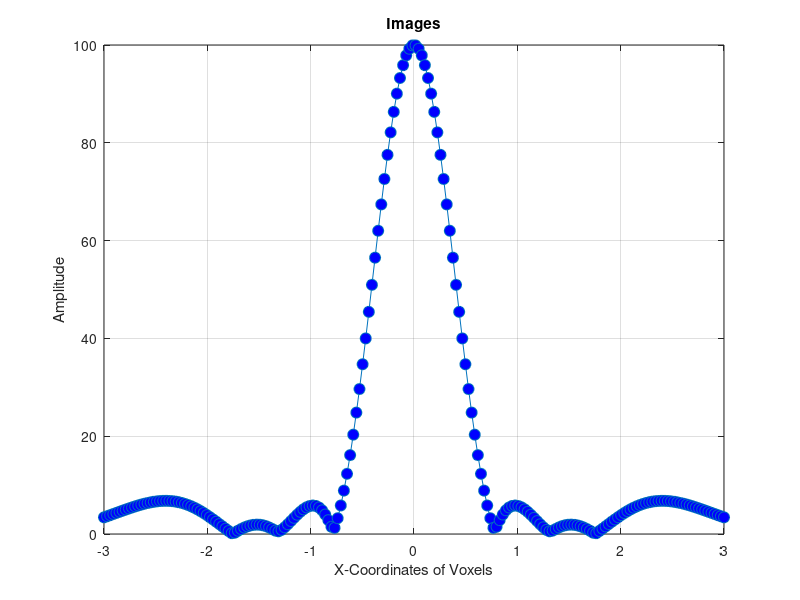
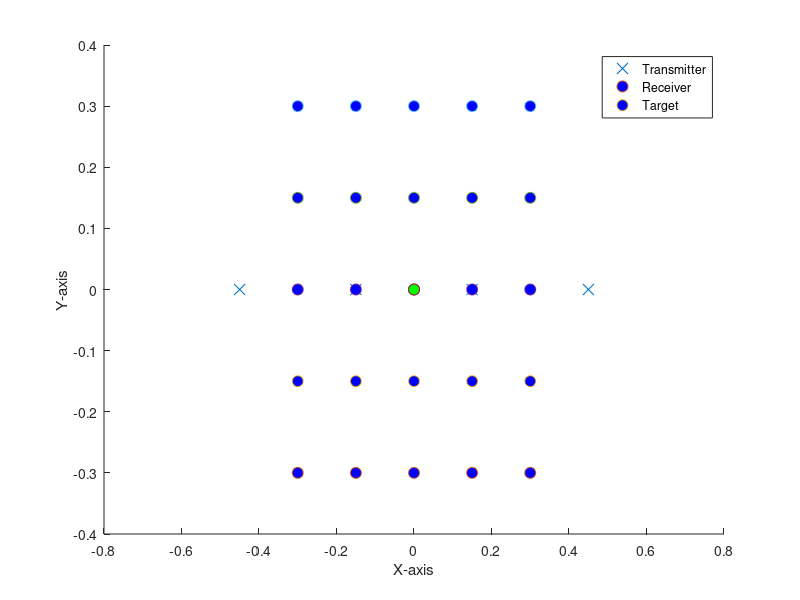

Write MATLAB code to recreate these figures, in order.
clear;
close all;
clc; 

%%%%%%%%%%%%%%%%%%%%%%%%%%%%%%%%%%%%%%%%%%%%%%%%%%%%%%%%%%%%%%%%%%%%%%%%%%%
%Defining all the parameters
z_coord = 0;

%Numbers of antennas
N_Rx = 5; %Receiver on x-axis
N_Ry = 5; %Receiver on y-axis
N_Tx = 4;
N_Ty = 1;

%Frequency & Spacing
Nf = 1;  %always odd(impair)
c = 3e8;
f_min = 1e9;
f_max = 1e10;
%bande_f = linspace(f_min,f_max,Nf); %If more than 1 frequency
fc = 1e9; %(f_max+f_min)/2;
lc = c/fc;
shannon = lc/2;
k  = 2*pi/lc;

%Length of the line
% Lx = shannon*N_Rx
Lx = 1.5;
Ly = 1;
space_Rx = Lx/N_Rx;
space_Ry = Ly/N_Ry;

%Finding the place of the receiving antennas centered on 0
minRx = (-1)*((N_Rx-1)*shannon)/2;
maxRx = ((N_Rx-1)*shannon)/2;
minRy = (-1)*((N_Ry-1)*shannon)/2;
maxRy = ((N_Ry-1)*shannon)/2;

%Finding the place of the transmitting antennas centered on 0
minTx = minRx;
maxTx = maxRx;
minTy = (-1)*((N_Ty-1)*shannon)/2;
maxTy = ((N_Ty-1)*shannon)/2;

%%%%%%%%%%%%%%%%%%%%%%%%%%%%%%%%%%%%%%%%%%%%%%%%%%%%%%%%%%%%%%%%%%%%%%%%%%%
%%%%%%%%%%%%%%%%%%%%%%%%%%%%%%%%%%%%%%%%%%%%%%%%%%%%%%%%%%%%%%%%%%%%%%%%%%%

%Creating a coordinate for the receiving antennas
X_R = zeros(N_Rx,N_Ry,3);
if N_Ry == 1
    yR_coord = 0;
    for i = 1:N_Ry
        X_R(:,i,1) = linspace(minRx, maxRx,N_Rx); 
        X_R(:,i,2) = yR_coord; 
        X_R(:,i,3) = z_coord;
    end
else
    yR_coord = linspace(minRy,maxRy,N_Ry);
    for i = 1:N_Ry
        X_R(:,i,1) = linspace(minRx, maxRx,N_Rx); 
        X_R(:,i,2) = yR_coord(i); 
        X_R(:,i,3) = z_coord;
    end
end

%%%%%%%%%%%%%%%%%%%%%%%%%%%%%%%%%%%%%%%%%%%%%%%%%%%%%%%%%%%%%%%%%%%%%%%%%%%
%Creating a coordinate for the transmitting antennas
X_T = zeros(N_Tx,N_Ty,3);


% If want to choose the placement of the transmittter
% X_T(1,:) = [0,0,0];
% X_T(2,:) = [0,0,0];

% If want to create a well coordinated transmittter 
% The transmitters are place at the end of the line for even number
% They are always centered on zero for odd number of transmitter
if N_Ty == 1
    yR_coord = 0;
    for i = 1:N_Ty
        X_T(:,i,1) = linspace(minTx-shannon, maxTx+shannon,N_Tx); 
        X_T(:,i,2) = yR_coord; 
        X_T(:,i,3) = z_coord;
    end
else
    yT_coord = linspace(minTy,maxTy,N_Ty);
    for i = 1:N_Ty
        X_T(:,i,1) = linspace(minTx-shannon, maxTx+shannon,N_Tx); 
        X_T(:,i,2) = yT_coord(i); 
        X_T(:,i,3) = z_coord;
    end
end

%%%%%%%%%%%%%%%%%%%%%%%%%%%%%%%%%%%%%%%%%%%%%%%%%%%%%%%%%%%%%%%%%%%%%%%%%%%
%Placing a target into the surface z = zc
zc = 3;
N_cible = 1; %Number of target
%List of target(s) with its coordinates
X_C(1,:) = [0,0,3]; 
% X_C(2,:) = [1,0,3];
%%%%%%%%%%%%%%%%%%%%%%%%%%%%%%%%%%%%%%%%%%%%%%%%%%%%%%%%%%%%%%%%%%%%%%%%%%%

% distances for each Receiver with target
nR = size(X_R);
distancesList_R = zeros(nR(1),nR(2),N_cible);
for h = 1:N_cible
    for i = 1:nR(2)
        for j = 1:nR(1)
            distancesList_R(j,i,h) = sqrt((X_R(j,i,1) - X_C(h,1)).^2 + (X_R(j,i,2) - X_C(h,2)).^2 + (X_R(j,i,3) - X_C(h,3)).^2);
        end
    end
end

% distances for each Receiver with target
nT = size(X_T);
distancesList_T = zeros(nT(1),nT(2),N_cible); % based on the number of transmitter on X and Y and number of targets
for h = 1:N_cible
    for i = 1:nT(2)
        for j = 1:nT(1)
            distancesList_T(j,i,h) = sqrt((X_T(j,i,1) - X_C(h,1)).^2 + (X_T(j,i,2) - X_C(h,2)).^2 + (X_T(j,i,3) - X_C(h,3)).^2);
        end
    end
end

%%%%%%%%%%%%%%%%%%%%%%%%%%%%%%%%%%%%%%%%%%%%%%%%%%%%%%%%%%%%%%%%%%%%%%%%%%%

%X_voxels et Y_voxels
zVoxels_coords = (N_cible);
for i=1:N_cible
    zVoxels_coords(i) = X_C(i,3);
end

L_XVoxels = 6;
XVoxels_min = -1*(L_XVoxels/2);
XVoxels_max = (L_XVoxels/2);
N_XVoxels = 200; % Space between each Voxels is L_Xvoxels/N_XVoxels = 0.4
N_YVoxels = 1;
deltaY = 0.2;
Voxels = zeros(N_XVoxels,N_YVoxels,3);

if N_cible ==1
    if N_YVoxels == 1
        yVoxels_coord = 0;
        for i = 1:N_YVoxels
            Voxels(:,i,1) = linspace(XVoxels_min, XVoxels_max,N_XVoxels); 
            Voxels(:,i,2) = yVoxels_coord;
            Voxels(:,i,3) = zVoxels_coords;
        end
    else
        yVoxels_coord = linspace(-deltaY,deltaY,N_YVoxels);
        for i = 1:N_YVoxels
            Voxels(:,i,1) = linspace(XVoxels_min, XVoxels_max,N_XVoxels); 
            Voxels(:,i,2) = yVoxels_coord(i);
            Voxels(:,i,3) = zVoxels_coords;
        end
    end
else
    % number of targets more than 1 ???
end
%%%%%%%%%%%%%%%%%%%%%%%%%%%%%%%%%%%%%%%%%%%%%%%%%%%%%%%%%%%%%%%%%%%%%%%%%%%

%%%%%%%%%%%%%%%%%%%%%%%%%%%%%%%%%%%%%%%%%%%%%%%%%%%%%%%%%%%%%%%%%%%%%%%%%%%

%Distance between Transmitter and Voxels

nTV = size(X_T);
distancesList_TV = zeros(N_XVoxels*N_YVoxels,nTV(1),nTV(2));
for h = 1:N_XVoxels
    for i = 1:nTV(2) %Number of Y lines
        for j = 1:nTV(1) %Number of T on X axis
            distancesList_TV(h,j,i) = sqrt((X_T(j,i,1) - Voxels(h,:,1)).^2 + (X_T(j,i,2) - Voxels(h,:,2)).^2 + (X_T(j,i,3) - Voxels(h,:,3)).^2);
        end
    end
end

%Distance between Receiver and Voxels
nRV = size(X_R);
distancesList_RV = zeros(N_XVoxels*N_YVoxels,nRV(1),nRV(2));
for h = 1:N_XVoxels
    for i = 1:nRV(2) %Number of R on Y
        for j = 1:nRV(1) %Number of R on X
            distancesList_RV(h,j,i) = sqrt((X_R(j,i,1) - Voxels(h,1)).^2 + (X_R(j,i,2) - Voxels(h,2)).^2 + (X_R(j,i,3) - Voxels(h,3)).^2);
        end
    end
end

%%%%%%%%%%%%%%%%%%%%%%%%%%%%%%%%%%%%%%%%%%%%%%%%%%%%%%%%%%%%%%%%%%%%%%%%%%%

%%%%%%%%%%%%%%%%%%%%%%%%%%%%%%%%%%%%%%%%%%%%%%%%%%%%%%%%%%%%%%%%%%%%%%%%%%%
%S
S = zeros(Nf);
for l = 1:Nf
    for m = 1:N_Tx*N_Ty %Number of Transmitter
        for n = 1:N_Rx*N_Ry %Number of Receiver
            %S (frequence,which Transmitter,which receiver)
            S(l,m,n) = exp(((-2i*pi*fc)/c)*(distancesList_T(m)+distancesList_R(n))); %bande_f(l)
        end 
    end
end

%Compare addition with sum to see if its the same or not

Somme = sum(S,4);
Compare = false(size(Somme));
% for j = 1:N_cible
    for i = 1:N_Tx*N_Ty*1:N_Rx*N_Ry
        if(S(:,:,i)==Somme(i))
            Compare(i) = true;
        end
    end
% end
%%%%%%%%%%%%%%%%%%%%%%%%%%%%%%%%%%%%%%%%%%%%%%%%%%%%%%%%%%%%%%%%%%%%%%%%%%%

%%%%%%%%%%%%%%%%%%%%%%%%%%%%%%%%%%%%%%%%%%%%%%%%%%%%%%%%%%%%%%%%%%%%%%%%%%%

%Image
% The formula of Image is taken from Microwave Imaging in Security-Two
% Decades in Innovation by Sherif S.Ahmed on page 193
Image = zeros(Nf,N_XVoxels);

for l = 1:Nf
    for k = 1: length(Voxels)
        for m = 1:N_Tx*N_Ty %Number of Transmitter
            for n = 1:N_Rx*N_Ry %Number of Receiver
                Image(l,k) = Image(l,k) + S(l,m,n)*exp(((2i*pi*fc)/c)*(distancesList_TV(k,m)+distancesList_RV(k,n))); %bande_f(l)          
            end
        end
    end
end

% % Initialize variables to store the maximum amplitude and its placement
% max_amplitude = 0;
% max_amplitude_index = 0;
% 
% % Iterate through the list and find the maximum amplitude
% for i = 1:numel(Image)
%     current_complex = Image(i);
%     current_amplitude = abs(current_complex);
% 
%     fprintf('Current Amplitude: %.14f\n', current_amplitude);
% 
%     if current_amplitude > max_amplitude
%         max_amplitude = current_amplitude;
%         max_amplitude_index = Voxels(i,1,1);
%     end
% end

% fprintf('Amplitude: %.14f\n', max_amplitude);
% fprintf('Placement in the list: X-Voxels = %d\n', max_amplitude_index);


% Create a scatter plot
figure;
plot(Voxels(:,:,1),abs(Image) ,'o-', 'MarkerSize', 8, 'MarkerFaceColor', 'b');
xlabel('X-Coordinates of Voxels');
ylabel('Amplitude');
title('Images');
grid on;

%%%%%%%%%%%%%%%%%%%%%%%%%%%%%%%%%%%%%%%%%%%%%%%%%%%%%%%%%%%%%%%%%%%%%%%%%%%

% Define a grid of points
figure;
[x, y,z] = meshgrid(-Lx:0.1:Lx, -Ly:0.1:Ly,-Lx:0.1:Lx);
plot3(X_T(:,:,1), X_T(:,:,2), X_T(:,:,3), 'x', 'MarkerSize', 8, 'MarkerFaceColor', 'r');
hold on;
plot3(X_R(:,:,1), X_R(:,:,2), X_R(:,:,3), 'o', 'MarkerSize', 8, 'MarkerFaceColor', 'b');
plot3(X_C(:,1), X_C(:,2), X_C(:,3), 'o', 'MarkerSize', 8, 'MarkerFaceColor', 'g');
% plot3(Voxels(:,:,1), Voxels(:,:,2), Voxels(:,:,3), 'o', 'MarkerSize', 8, 'MarkerFaceColor', 'y');
% Add labels and title
xlabel('X-axis');
ylabel('Y-axis');
zlabel('Z-axis');
legend('Transmitter', 'Receiver', 'Target', 'Location', 'Northeast');
% legend('Transmitter', 'Receiver', 'Target', 'Voxels', 'Location', 'Northeast');
view(0,90);